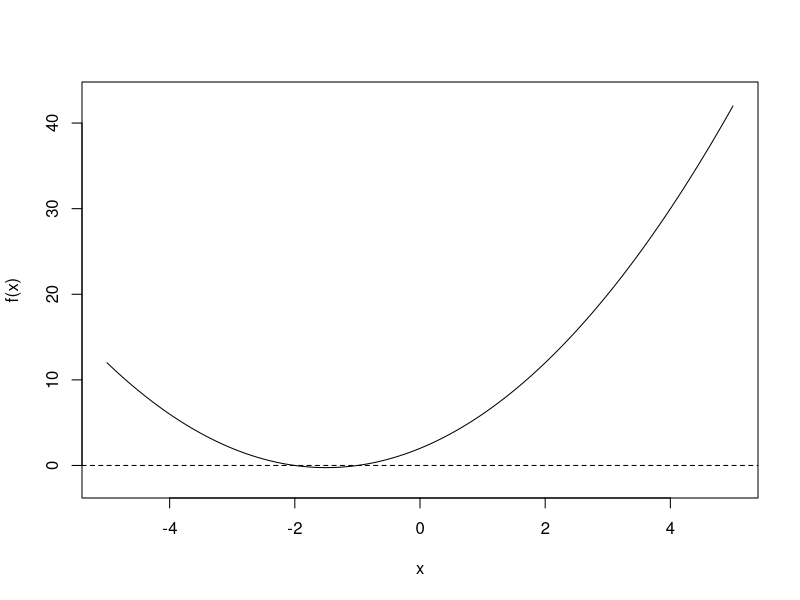

Recreate this plot in R.
## ---- chunk 1
#| echo: false
# Define variables a, b, and c
a <- 1
b <- 3
c <- 2

# Compute the discriminate to determine the number of solutions 
discriminate <- b^2 - 4*a*c 

if (discriminate > 0) {
  
  realsolution1 <- (-b - sqrt(discriminate)) / 2*a
  realsolution2 <- (-b + sqrt(discriminate)) / 2*a
  
  print(strwrap(paste0("There are two real solutions to f(x) = ax\u00B2 + bx + c
                       when a = ", a, ", b = ", b, ", and c = ", c, ".",
                       " The solutions are x = ", realsolution1, " and x = ", 
                       realsolution2, ".")), 
        quote = FALSE)
  
} else if (discriminate == 0) {
  
  realsolution <- -b / 2*a
  
  print(strwrap(paste0("There is one real solution to  f(x) = ax\u00B2 + bx + c 
                       when a = ", a, ", b = ", b, ", and c = ", c, ".",
                       "The solution is x =", realsolution, ".")),
        quote = FALSE)
  
} else {
  
  print(strwrap(paste0("There are no real solutions to f(x) = ax\u00B2 + bx + c 
                       when a = ", a, ", b = ", b, " , and c = ", c, ".")), 
        quote = FALSE)
}

## ---- chunk 2
#| echo: false
x <- seq(-5, 5, length = 300)
plot(x, a*x^2 + b*x + c, type = "l", ylab = "f(x)", ylim = c(-2, 43))
abline(h = 0, lty = 2)
